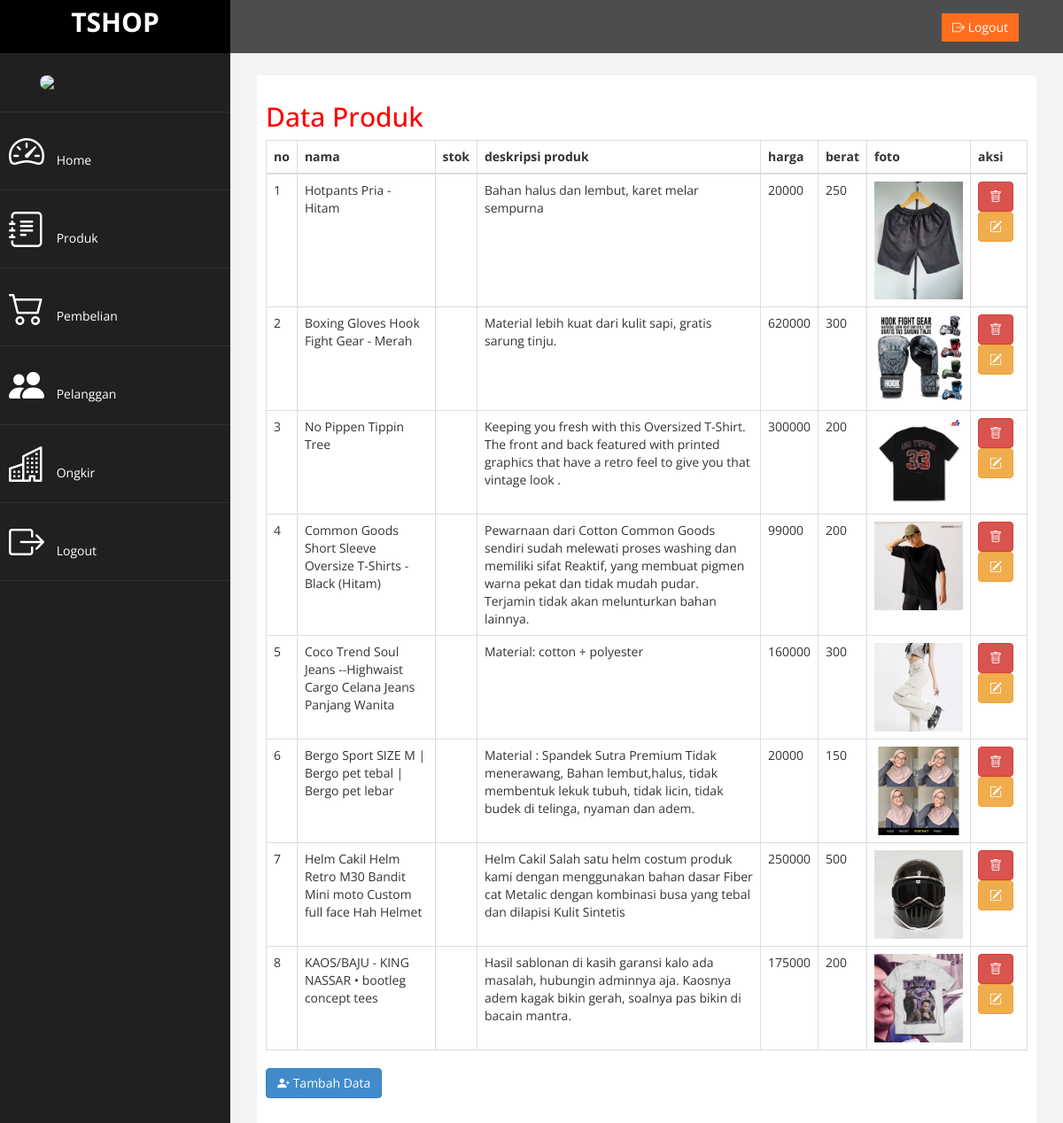
Screenshot of /admin/index.php?halaman=produk (signed in) with the database file from the repository.
### tables this page shows
CREATE TABLE `produk` (
  `id_produk` int(11) NOT NULL,
  `nama_produk` varchar(100) NOT NULL,
  `stok_produk` int(11) DEFAULT NULL,
  `harga_produk` int(11) NOT NULL,
  `berat_produk` int(11) NOT NULL,
  `foto_produk` varchar(100) NOT NULL,
  `deskripsi_produk` text NOT NULL
);

### admin/produk.php (the view)
<h2>Data Produk</h2>
<table class="table table-bordered">
	<thead>
		<tr>
			<th>no</th>
			<th>nama</th>
			<th>stok</th>
			<th>deskripsi produk</th>
			<th>harga</th>
			<th>berat</th>
			<th>foto</th>
			<th>aksi</th>
		</tr>
	</thead>
	<tbody>
		<?php $nomor=1; ?>
		<?php $ambil=$koneksi->query("SELECT * FROM produk"); ?>
		<?php while($pecah = $ambil -> fetch_assoc()){ ?>
		<tr>
			<td><?php echo $nomor; ?></td>
			<td><?php echo $pecah['nama_produk']; ?></td>
			<td><?php echo $pecah['stok_produk']; ?></td>
			<td><?php echo $pecah['deskripsi_produk']; ?></td>
			<td><?php echo $pecah['harga_produk']; ?></td>
			<td><?php echo $pecah['berat_produk']; ?></td>
			<td>
				<img src="../foto_produk/<?php echo $pecah['foto_produk']; ?>" width="100">
			</td>
			<td>
				<a href="index.php?halaman=hapusproduk&id=<?php echo $pecah['id_produk']; ?>" class="btn-danger btn"><i class="bi bi-trash"></i> </a>
				<a href="index.php?halaman=ubahproduk&id=<?php echo $pecah['id_produk'];?>" class="btn btn-warning"><i class="bi bi-pencil-square"></i></a>
			</td>
		</tr>
		<?php $nomor++; ?>
		<?php } ?>
	</tbody>
</table>
<a href="index.php?halaman=tambahproduk" class = "btn btn-primary"><i class="bi bi-person-plus-fill"></i> Tambah Data</a>

### admin/assets/css/custom.css (style rules this page uses)
body { font-family: 'Open Sans', sans-serif; }
h2 { color: #f00; }

### rows the page displays
produk: nama_produk "Hotpants Pria - Hitam", deskripsi_produk "Bahan halus dan lembut, karet melar sempurna", harga_produk "20000", berat_produk "250", foto_produk (picture)
produk: nama_produk "Boxing Gloves Hook Fight Gear - Merah", deskripsi_produk "Material lebih kuat dari kulit sapi, gratis sarung tinju.", harga_produk "620000", berat_produk "300", foto_produk (picture)
produk: nama_produk "No Pippen Tippin Tree", deskripsi_produk "Keeping you fresh with this Oversized T-Shirt. The front and back featured with printed graphics that have a retro feel to give you that vintage look .", harga_produk "300000", berat_produk "200", foto_produk (picture)
produk: nama_produk "Common Goods Short Sleeve Oversize T-Shirts - Black (Hitam)", deskripsi_produk "Pewarnaan dari Cotton Common Goods sendiri sudah melewati proses washing dan memiliki sifat Reaktif, yang membuat pigmen warna pekat dan tidak mudah pudar. Terjamin tidak akan melunturkan bahan lainnya.", harga_produk "99000", berat_produk "200", foto_produk (picture)
produk: nama_produk "Coco Trend Soul Jeans --Highwaist Cargo Celana Jeans Panjang Wanita", deskripsi_produk "Material: cotton + polyester", harga_produk "160000", berat_produk "300", foto_produk (picture)
produk: nama_produk "Bergo Sport SIZE M | Bergo pet tebal | Bergo pet lebar", deskripsi_produk "Material : Spandek Sutra Premium Tidak menerawang, Bahan lembut,halus, tidak membentuk lekuk tubuh, tidak licin, tidak budek di telinga, nyaman dan adem.", harga_produk "20000", berat_produk "150", foto_produk (picture)
produk: nama_produk "Helm Cakil Helm Retro M30 Bandit Mini moto Custom full face Hah Helmet", deskripsi_produk "Helm Cakil Salah satu helm costum produk kami dengan menggunakan bahan dasar Fiber cat Metalic dengan kombinasi busa yang tebal dan dilapisi Kulit Sintetis", harga_produk "250000", berat_produk "500", foto_produk (picture)
produk: nama_produk "KAOS/BAJU - KING NASSAR • bootleg concept tees", deskripsi_produk "Hasil sablonan di kasih garansi kalo ada masalah, hubungin adminnya aja. Kaosnya adem kagak bikin gerah, soalnya pas bikin di bacain mantra.", harga_produk "175000", berat_produk "200", foto_produk (picture)
